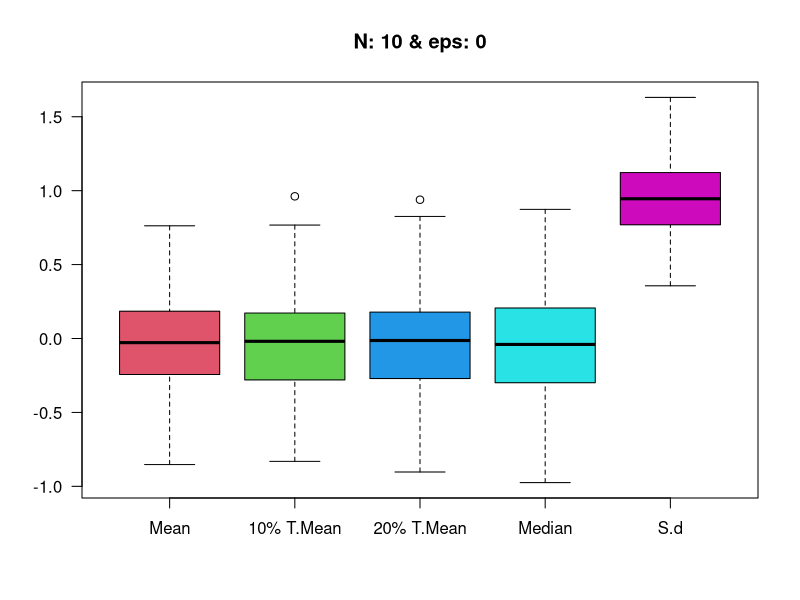
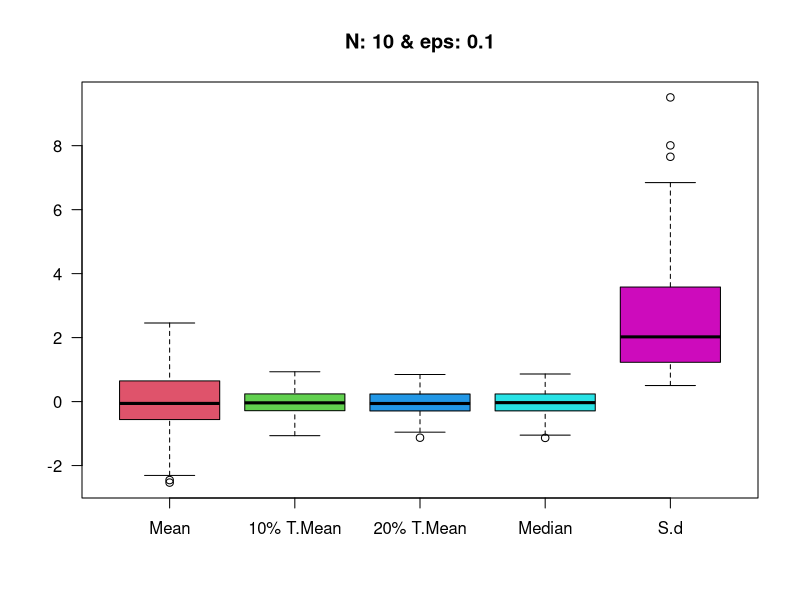
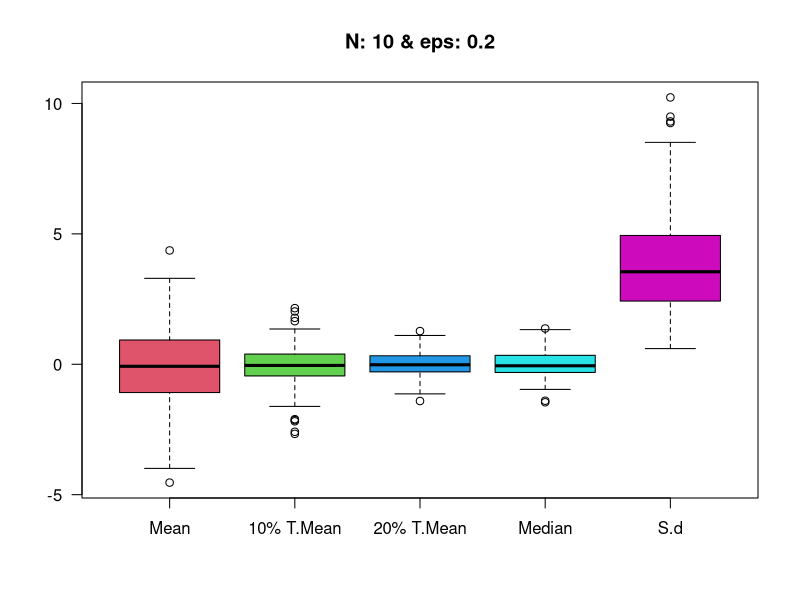
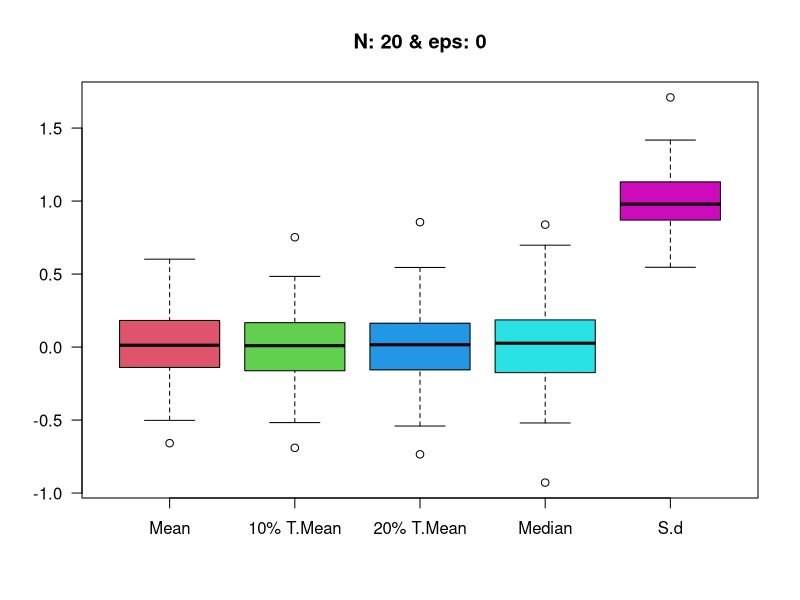
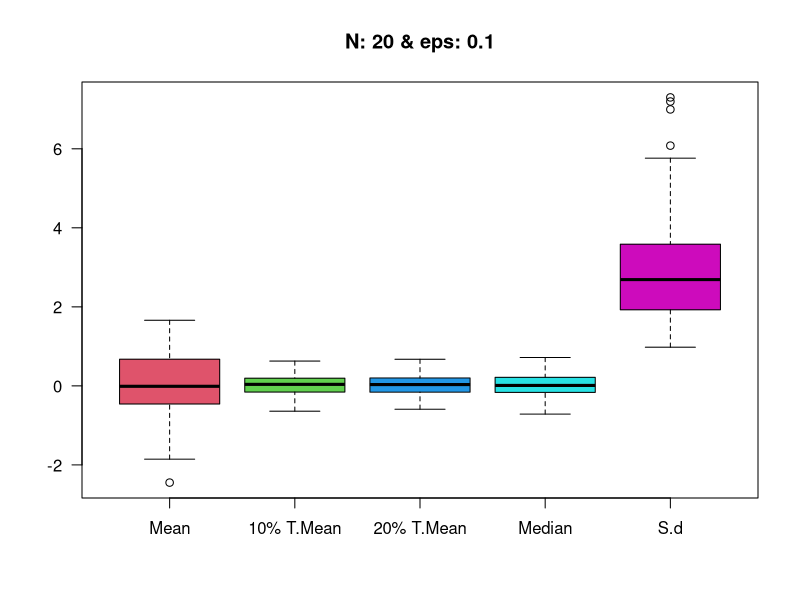
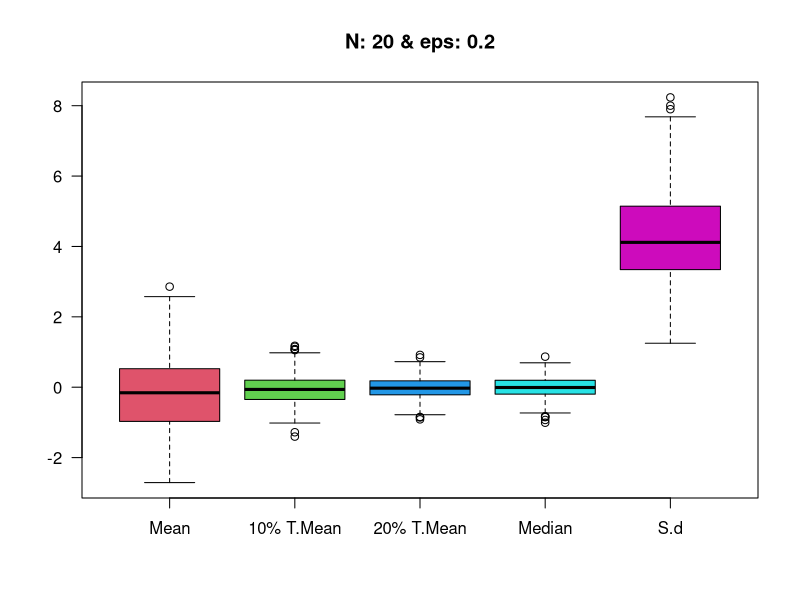
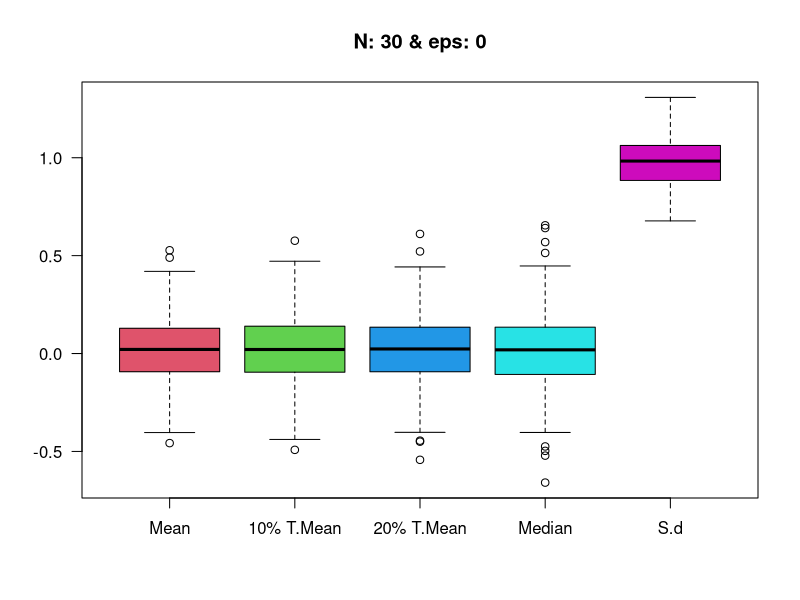
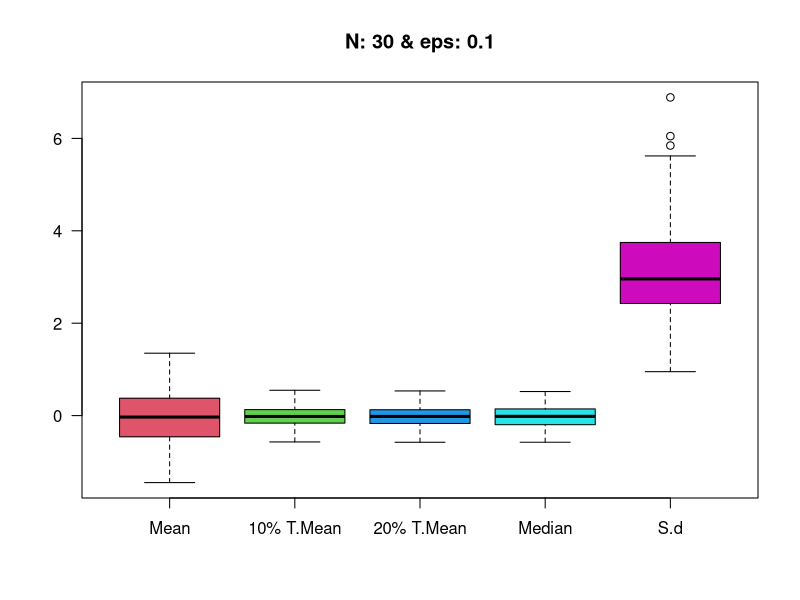

These charts were generated, in order, by the following R code:
sample1 <- c(10, 20, 30, 50, 100)
eps <- c(0, 0.1, 0.2)

compNorm <- function(sam, eps) {
  res.mean = res.mean10 = res.mean20 = res.median = res.sd = c()
  total.mean = total.mean10 = total.mean20 = total.median = total.sd = list()
  
  p <- 0
  m <- 200
  for (i in 1:length(sam)) {
    for (j in 1:length(eps)) {
      for (k in 1:m) {
        n1 <- (1-eps[j]) * sam[i]                     # (1 - eps) * 100%  -> N(0, 1)   standard normal distribution
        n2 <- eps[j] * sam[i]                         # (100 * eps)%      -> N(0, 100) normal distribution
        
        x1 <- rnorm(n1, mean = 0, sd = 1)
        x2 <- rnorm(n2, mean = 0, sd = 10)
        
        x <- append(x1, x2)
        
        res.mean[k] <- mean(x)                        # sample mean
        res.mean10[k] <- mean(x, trim = 0.1)          # 10% trimmed mean
        res.mean20[k] <- mean(x, trim = 0.2)          # 20% trimmed mean
        res.median[k] <- median(x)                    # median
        res.sd[k] <- sd(x)                            # standard deviation
      }
      p <- p + 1
      total.mean[[p]] <- res.mean; total.mean10[[p]] <- res.mean10; total.mean20[[p]] <- res.mean20
      total.median[[p]] <- res.median; total.sd[[p]] <- res.sd
      
      boxplot(res.mean, res.mean10, res.mean20, res.median, res.sd, 
              main = paste0("N: ", sam[i], " & eps: ", eps[j]),
              col = c(2, 3, 4, 5, 6),
              names = c("Mean", "10% T.Mean", "20% T.Mean", "Median", "S.d"), las = 1)
    }
  }
  
  boxplot(total.mean[[1]], total.mean[[2]], total.mean[[3]], total.mean[[4]], total.mean[[5]],
          total.mean[[6]], total.mean[[7]], total.mean[[8]], total.mean[[9]], total.mean[[10]],
          total.mean[[11]], total.mean[[12]], total.mean[[13]], total.mean[[14]], total.mean[[15]],
          main = "Mean", col = c(2, 2, 2, 3, 3, 3, 4, 4, 4, 5, 5, 5, 6, 6, 6),
          names = c("10/0", "10/0.1", "10/0.2", "20/0", "20/0.1", "20/0.2",
                    "30/0", "30/0.1", "30/0.2", "50/0", "50/0.1", "50/0.2",
                    "100/0", "100/0.1", "100/0.2"), las = 1)
  
  boxplot(total.mean10[[1]], total.mean10[[2]], total.mean10[[3]], total.mean10[[4]], total.mean10[[5]],
          total.mean10[[6]], total.mean10[[7]], total.mean10[[8]], total.mean10[[9]], total.mean10[[10]],
          total.mean10[[11]], total.mean10[[12]], total.mean10[[13]], total.mean10[[14]], total.mean10[[15]],
          main = "10% Trimmed Mean", col = c(2, 2, 2, 3, 3, 3, 4, 4, 4, 5, 5, 5, 6, 6, 6),
          names = c("10/0", "10/0.1", "10/0.2", "20/0", "20/0.1", "20/0.2",
                    "30/0", "30/0.1", "30/0.2", "50/0", "50/0.1", "50/0.2",
                    "100/0", "100/0.1", "100/0.2"), las = 1)
  
  boxplot(total.mean20[[1]], total.mean20[[2]], total.mean20[[3]], total.mean20[[4]], total.mean20[[5]],
          total.mean20[[6]], total.mean20[[7]], total.mean20[[8]], total.mean20[[9]], total.mean20[[10]],
          total.mean20[[11]], total.mean20[[12]], total.mean20[[13]], total.mean20[[14]], total.mean20[[15]],
          main = "20% Trimmed Mean", col = c(2, 2, 2, 3, 3, 3, 4, 4, 4, 5, 5, 5, 6, 6, 6),
          names = c("10/0", "10/0.1", "10/0.2", "20/0", "20/0.1", "20/0.2",
                    "30/0", "30/0.1", "30/0.2", "50/0", "50/0.1", "50/0.2",
                    "100/0", "100/0.1", "100/0.2"), las = 1)
  
  boxplot(total.median[[1]], total.median[[2]], total.median[[3]], total.median[[4]], total.median[[5]],
          total.median[[6]], total.median[[7]], total.median[[8]], total.median[[9]], total.median[[10]],
          total.median[[11]], total.median[[12]], total.median[[13]], total.median[[14]], total.median[[15]],
          main = "Median", col = c(2, 2, 2, 3, 3, 3, 4, 4, 4, 5, 5, 5, 6, 6, 6),
          names = c("10/0", "10/0.1", "10/0.2", "20/0", "20/0.1", "20/0.2",
                    "30/0", "30/0.1", "30/0.2", "50/0", "50/0.1", "50/0.2",
                    "100/0", "100/0.1", "100/0.2"), las = 1)
  
  boxplot(total.sd[[1]], total.sd[[2]], total.sd[[3]], total.sd[[4]], total.sd[[5]],
          total.sd[[6]], total.sd[[7]], total.sd[[8]], total.sd[[9]], total.sd[[10]],
          total.sd[[11]], total.sd[[12]], total.sd[[13]], total.sd[[14]], total.sd[[15]],
          main = "Standard Deviation", col = c(2, 2, 2, 3, 3, 3, 4, 4, 4, 5, 5, 5, 6, 6, 6),
          names = c("10/0", "10/0.1", "10/0.2", "20/0", "20/0.1", "20/0.2",
                    "30/0", "30/0.1", "30/0.2", "50/0", "50/0.1", "50/0.2",
                    "100/0", "100/0.1", "100/0.2"), las = 1)
  
}

compNorm(sample1, eps)